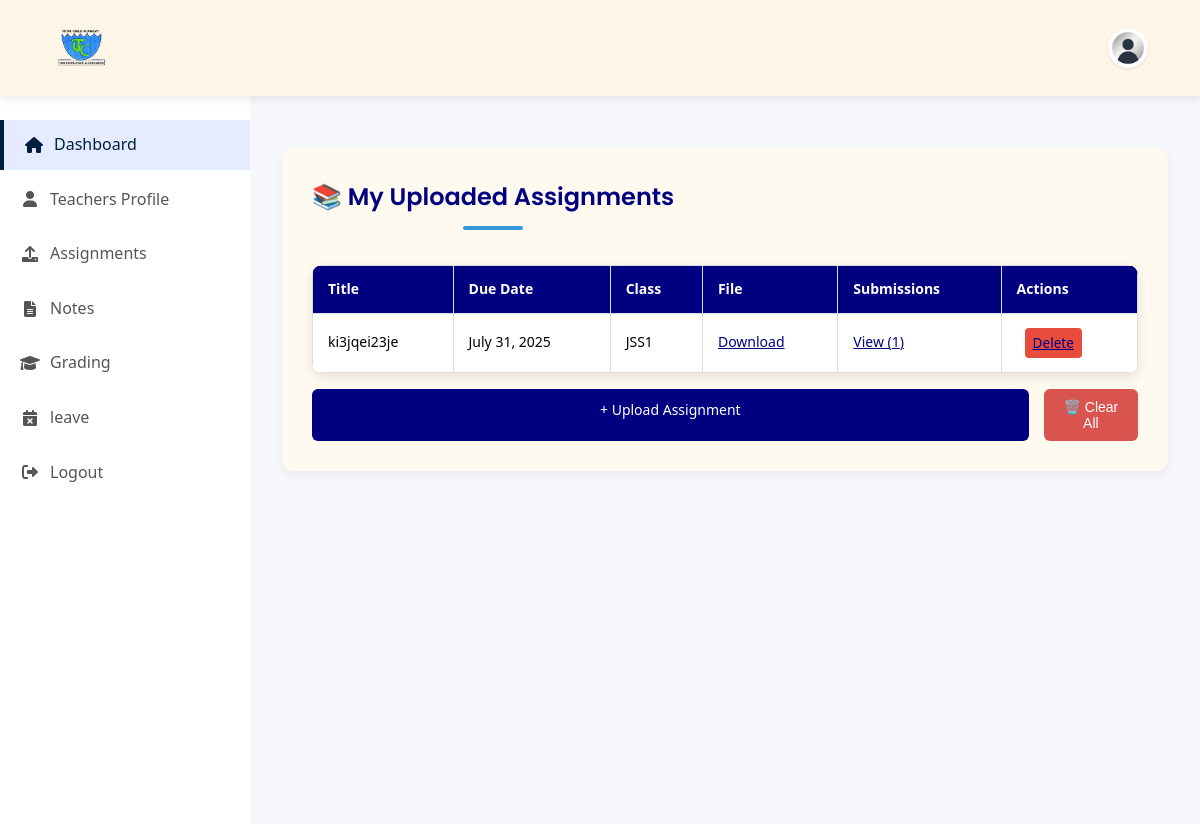
The page /my-assignments/ (signed in) on the database as committed earlier.
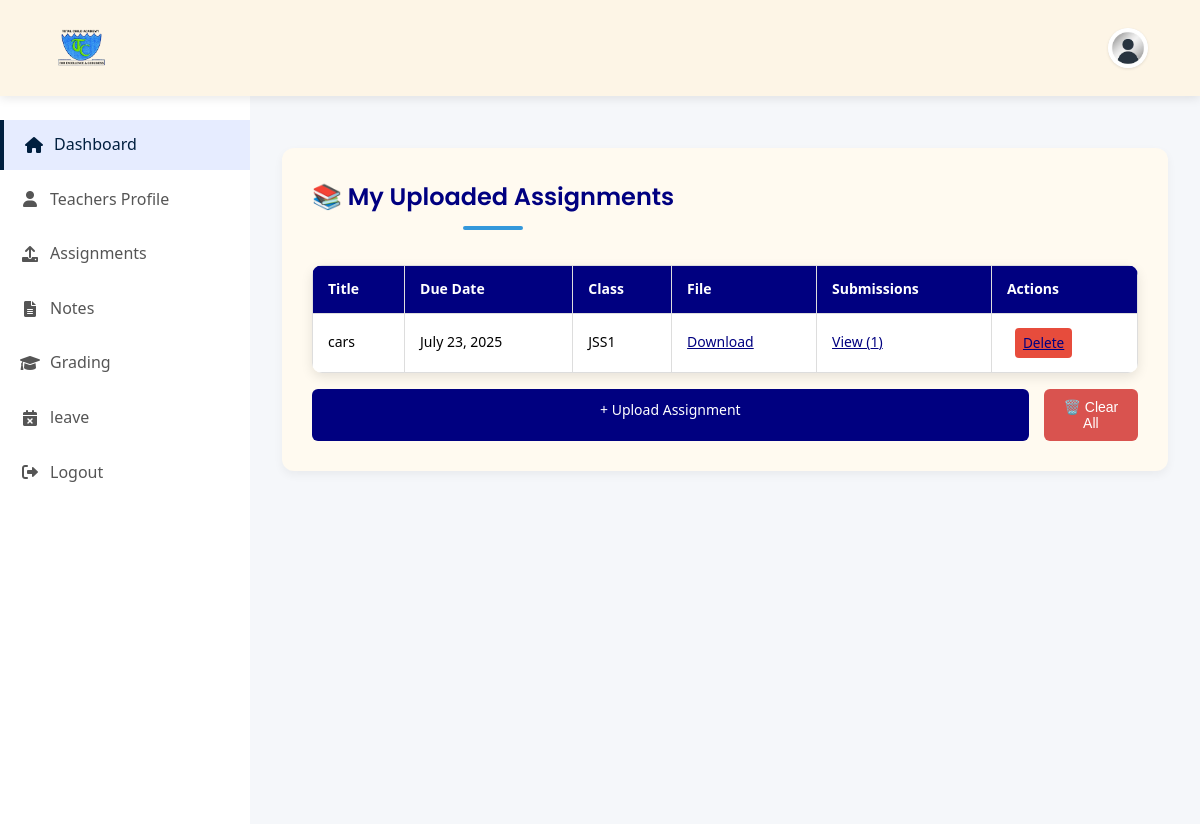
The same page on the database as committed later.
### core/models.py (models this page shows, shortened)
class Assignment(models.Model):
    title = models.CharField(max_length=100)
    description = models.TextField()
    file = models.FileField(upload_to='assignments/', blank=True, null=True)
    due_date = models.DateField()
    assigned_class = models.ForeignKey('StudentClass', on_delete=models.CASCADE,  null=True, blank=True )
    teacher = models.ForeignKey(
        settings.AUTH_USER_MODEL,
        on_delete=models.CASCADE,
        null=True, blank=True,
        limit_choices_to={'role': 'teacher'}
    )

class StudentClass(models.Model):
    GRADE_CHOICES = [
        ('P1', 'Primary 1'),
        ('P2', 'Primary 2'),
        ('P3', 'Primary 3'),
        ('P4', 'Primary 4'),
        ('P5', 'Primary 5'),
        ('P6', 'Primary 6'),
        ('JSS1', 'Secondary 1'),
        ('JSS2', 'Secondary 2'),
        ('JSS3', 'Secondary 3'),
        ('SS1', 'Secondary 1'),
        ('SS2', 'Secondary 2'),
        ('SS3', 'Secondary 3')
    ]
    name = models.CharField(max_length=50)
    grade = models.CharField(max_length=20, choices=GRADE_CHOICES)
    class_teacher = models.ForeignKey('TeacherProfile', on_delete=models.SET_NULL, null=True)

### core/views.py (the view)
# urls.py: path('my-assignments/', views.my_assignments, name='my_assignments'),
@login_required
def my_assignments(request):
    if request.user.role != 'teacher':
        return render(request, 'core/unauthorized.html', status=403)
    assignments = Assignment.objects.filter(teacher=request.user).order_by('-due_date')
    if 'delete' in request.GET:
        assignment_id = request.GET.get('delete')
        assignment = get_object_or_404(Assignment, id=assignment_id, teacher=request.user)
        assignment.delete()
        return redirect('my_assignments')
    if 'clear_all' in request.POST:
        Assignment.objects.filter(teacher=request.user).delete()
        return redirect('my_assignments')
    return render(request, 'core/my_assignments.html', {
        'assignments': assignments
    })

### core/templates/core/my_assignments.html (shortened to what this page needs)
{% extends "core/dashboard2.html" %}
{% block content %}
<div class="assignments-container">
    <div class="assignments-header">
        <h2 class="section-title">📚 My Uploaded Assignments</h2>
    </div>
    {% if assignments %}
        <div class="table-wrapper">
            <table class="styled-table">
                <thead>
                    <tr>
                        <th>Title</th>
                        <th>Due Date</th>
                        <th>Class</th>
                        <th>File</th>
                        <th>Submissions</th>
                        <th>Actions</th>
                    </tr>
                </thead>
                <tbody>
                    {% for assignment in assignments %}
                        <tr>
                            <td>{{ assignment.title }}</td>
                            <td>{{ assignment.due_date|date:"F j, Y" }}</td>
                            <td>{{ assignment.assigned_class.name }}</td>
                            <td>
                                {% if assignment.file %}
                                    <a href="{{ assignment.file.url }}" target="_blank" class="file-link">Download</a>
                                {% else %}
                                    <span class="no-file">No file</span>
                                {% endif %}
                            </td>
                            <td>
                                <a href="{% url 'teacher_view_submissions' assignment.id %}" class="submissions-link">
                                    View ({{ assignment.submission_set.count }})
                                </a>
                            </td>
                            <td>
                                <a href="?delete={{ assignment.id }}" class="delete-link" onclick="return confirm('Delete this assignment?')">Delete</a>
                            </td>
                        </tr>
                    {% endfor %}
                </tbody>
            </table>
        </div>
    {% else %}
        <p class="no-assignment-msg">You haven’t uploaded any assignments yet.</p>
    {% endif %}
    <div class="btn-group">
            <a href="{% url 'create_assignment' %}" class="btn upload-btn">+ Upload Assignment</a>
            <form method="post" class="clear-form">
                <button type="submit" name="clear_all" class="btn clear-btn" onclick="return confirm('Are you sure you want to delete all assignments?')">
                    🗑️ Clear All
                </button>
            </form>
        </div>
    </div>
{% endblock %}

### core/templates/core/dashboard2.html (shortened to what this page needs)
{% load static %}
<!DOCTYPE html>
<html>
<head>
  <link rel="stylesheet" href="{% static 'core/css/style.css' %}">
  <link rel="stylesheet" href="https://cdnjs.cloudflare.com/ajax/libs/font-awesome/6.0.0-beta3/css/all.min.css">
</head>
<body class="student-dashboard-body">
    <nav class="student-navbar">
        <div class="student-navbar-container">
            <div class="student-logo-container">
                <a href="{% url 'student_dashboard' %}" class="student-logo">
                  <img src="{% static 'core/images/logo.png' %}" alt="School Logo" class="student-logo-img">
                </a>
            </div>
            <div class="student-profile-container">
              <div class="student-user-profile">
                <a href="{% url 'teacher_profile' %}" class="student-profile-icon">
                    {% if request.user.teacher_profile.profile_picture %}
                      <img src="{{ request.user.teacher_profile.profile_picture.url }}" alt="Profile Picture" />
                    {% else %}
                      <img src="{% static 'core/images/default-user.jpg' %}"  alt="Default Profile" />
                    {% endif %}
                  </a>
                </div>
              </div>
        </div>
    </nav>
    <div class="student-dashboard-container">
      <aside class="student-sidebar">
        <ul class="student-menu">
          <li class="student-active"><a href="{% url 'teacher_dashboard' %}"><i class="fas fa-home"></i> Dashboard</a></li>
          <li><a href="{% url 'teacher_profile' %}"><i class="fas fa-user"></i> Teachers Profile</a></li>
          <li><a href="{% url 'my_assignments' %}"><i class="fas fa-upload"></i> Assignments</a></li>
          <li><a href="{% url 'teacher_notes' %}"><i class="fas fa-file-alt"></i> Notes</a></li>
          <li><a href="{% url 'grade_upload_history' %}"><i class="fas fa-graduation-cap"></i> Grading</a></li>
          <li><a href="{% url 'leave_status' %}"><i class="fas fa-calendar-times"></i>leave</a></li>
          <li>
            <a href="#" onclick="event.preventDefault(); document.getElementById('logout-form').submit();">
              <i class="fas fa-sign-out-alt"></i> Logout
            </a>
          </li>
        </ul>
      </aside>
      <main class="student-main-content">
        {% block content %}
        {% endblock %}
      </main>
    </div>
</body>
</html>

Rows that differ between the two databases and show on the page:
removed Assignment: title "ki3jqei23je", due_date "July 31, 2025", assigned_class.name "JSS1", submission_set.count "1"
added Assignment: title "cars", due_date "July 23, 2025", assigned_class.name "JSS1", submission_set.count "1"
